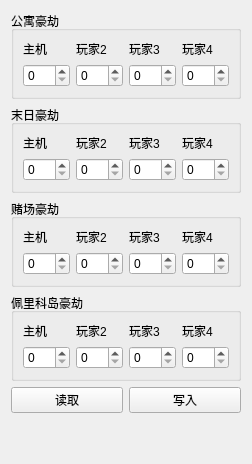
     <widget class="QWidget" name="tab_3">
      <attribute name="title">
       <string>分红</string>
      </attribute>
      <layout class="QGridLayout" name="gridLayout_10">
       <item row="0" column="0">
        <widget class="QGroupBox" name="groupBox">
         <property name="title">
          <string>公寓豪劫</string>
         </property>
         <layout class="QGridLayout" name="gridLayout">
          <item row="0" column="2">
           <layout class="QVBoxLayout" name="verticalLayout_3">
            <item>
             <widget class="QLabel" name="label_18">
              <property name="text">
               <string>玩家3</string>
              </property>
              <property name="buddy">
               <cstring>spinBox_playerCut3_apartmentHeist</cstring>
              </property>
             </widget>
            </item>
            <item>
             <widget class="QSpinBox" name="spinBox_playerCut3_apartmentHeist">
              <property name="suffix">
               <string/>
              </property>
              <property name="maximum">
               <number>100</number>
              </property>
              <property name="displayIntegerBase">
               <number>10</number>
              </property>
             </widget>
            </item>
           </layout>
          </item>
          <item row="0" column="1">
           <layout class="QVBoxLayout" name="verticalLayout_2">
            <item>
             <widget class="QLabel" name="label_15">
              <property name="text">
               <string>玩家2</string>
              </property>
              <property name="buddy">
               <cstring>spinBox_playerCut2_apartmentHeist</cstring>
              </property>
             </widget>
            </item>
            <item>
             <widget class="QSpinBox" name="spinBox_playerCut2_apartmentHeist">
              <property name="suffix">
               <string/>
              </property>
              <property name="maximum">
               <number>100</number>
              </property>
              <property name="displayIntegerBase">
               <number>10</number>
              </property>
             </widget>
            </item>
           </layout>
          </item>
          <item row="0" column="0">
           <layout class="QVBoxLayout" name="verticalLayout">
            <item>
             <widget class="QLabel" name="label_13">
              <property name="text">
               <string>主机</string>
              </property>
              <property name="buddy">
               <cstring>spinBox_playerCut1_apartmentHeist</cstring>
              </property>
             </widget>
            </item>
            <item>
             <widget class="QSpinBox" name="spinBox_playerCut1_apartmentHeist">
              <property name="enabled">
               <bool>true</bool>
              </property>
              <property name="wrapping">
               <bool>false</bool>
              </property>
              <property name="readOnly">
               <bool>false</bool>
              </property>
              <property name="keyboardTracking">
               <bool>true</bool>
              </property>
              <property name="showGroupSeparator" stdset="0">
               <bool>false</bool>
              </property>
              <property name="suffix">
               <string/>
              </property>
              <property name="maximum">
               <number>100</number>
              </property>
              <property name="stepType">
               <enum>QAbstractSpinBox::DefaultStepType</enum>
              </property>
              <property name="displayIntegerBase">
               <number>10</number>
              </property>
             </widget>
            </item>
           </layout>
          </item>
          <item row="0" column="3">
           <layout class="QVBoxLayout" name="verticalLayout_4">
            <item>
             <widget class="QLabel" name="label_19">
              <property name="text">
               <string>玩家4</string>
              </property>
              <property name="buddy">
               <cstring>spinBox_playerCut4_apartmentHeist</cstring>
              </property>
             </widget>
            </item>
            <item>
             <widget class="QSpinBox" name="spinBox_playerCut4_apartmentHeist">
              <property name="suffix">
               <string/>
              </property>
              <property name="maximum">
               <number>100</number>
              </property>
              <property name="displayIntegerBase">
               <number>10</number>
              </property>
             </widget>
            </item>
           </layout>
          </item>
         </layout>
        </widget>
       </item>
       <item row="1" column="0">
        <widget class="QGroupBox" name="groupBox_2">
         <property name="title">
          <string>末日豪劫</string>
         </property>
         <layout class="QGridLayout" name="gridLayout_7">
          <item row="0" column="1">
           <layout class="QVBoxLayout" name="verticalLayout_6">
            <item>
             <widget class="QLabel" name="label_29">
              <property name="text">
               <string>玩家2</string>
              </property>
              <property name="buddy">
               <cstring>spinBox_playerCut2_doomsdayHeist</cstring>
              </property>
             </widget>
            </item>
            <item>
             <widget class="QSpinBox" name="spinBox_playerCut2_doomsdayHeist">
              <property name="suffix">
               <string/>
              </property>
              <property name="maximum">
               <number>100</number>
              </property>
              <property name="displayIntegerBase">
               <number>10</number>
              </property>
             </widget>
            </item>
           </layout>
          </item>
          <item row="0" column="3">
           <layout class="QVBoxLayout" name="verticalLayout_8">
            <item>
             <widget class="QLabel" name="label_21">
              <property name="text">
               <string>玩家4</string>
              </property>
              <property name="buddy">
               <cstring>spinBox_playerCut4_doomsdayHeist</cstring>
              </property>
             </widget>
            </item>
            <item>
             <widget class="QSpinBox" name="spinBox_playerCut4_doomsdayHeist">
              <property name="suffix">
               <string/>
              </property>
              <property name="maximum">
               <number>100</number>
              </property>
              <property name="displayIntegerBase">
               <number>10</number>
              </property>
             </widget>
            </item>
           </layout>
          </item>
          <item row="0" column="0">
           <layout class="QVBoxLayout" name="verticalLayout_5">
            <item>
             <widget class="QLabel" name="label_20">
              <property name="text">
               <string>主机</string>
              </property>
              <property name="buddy">
               <cstring>spinBox_playerCut1_doomsdayHeist</cstring>
              </property>
             </widget>
            </item>
            <item>
             <widget class="QSpinBox" name="spinBox_playerCut1_doomsdayHeist">
              <property name="suffix">
               <string/>
              </property>
              <property name="maximum">
               <number>100</number>
              </property>
              <property name="displayIntegerBase">
               <number>10</number>
              </property>
             </widget>
            </item>
           </layout>
          </item>
          <item row="0" column="2">
           <layout class="QVBoxLayout" name="verticalLayout_7">
            <item>
             <widget class="QLabel" name="label_28">
              <property name="text">
               <string>玩家3</string>
              </property>
              <property name="buddy">
               <cstring>spinBox_playerCut3_doomsdayHeist</cstring>
              </property>
             </widget>
            </item>
            <item>
             <widget class="QSpinBox" name="spinBox_playerCut3_doomsdayHeist">
              <property name="suffix">
               <string/>
              </property>
              <property name="maximum">
               <number>100</number>
              </property>
              <property name="displayIntegerBase">
               <number>10</number>
              </property>
             </widget>
            </item>
           </layout>
          </item>
         </layout>
        </widget>
       </item>
       <item row="2" column="0">
        <widget class="QGroupBox" name="groupBox_3">
         <property name="title">
          <string>赌场豪劫</string>
         </property>
         <layout class="QGridLayout" name="gridLayout_8">
          <item row="0" column="1">
           <layout class="QVBoxLayout" name="verticalLayout_10">
            <item>
             <widget class="QLabel" name="label_33">
              <property name="text">
               <string>玩家2</string>
              </property>
              <property name="buddy">
               <cstring>spinBox_playerCut2_casinoHeist</cstring>
              </property>
             </widget>
            </item>
            <item>
             <widget class="QSpinBox" name="spinBox_playerCut2_casinoHeist">
              <property name="suffix">
               <string/>
              </property>
              <property name="maximum">
               <number>100</number>
              </property>
              <property name="displayIntegerBase">
               <number>10</number>
              </property>
             </widget>
            </item>
           </layout>
          </item>
          <item row="0" column="2">
           <layout class="QVBoxLayout" name="verticalLayout_11">
            <item>
             <widget class="QLabel" name="label_32">
              <property name="text">
               <string>玩家3</string>
              </property>
              <property name="buddy">
               <cstring>spinBox_playerCut3_casinoHeist</cstring>
              </property>
             </widget>
            </item>
            <item>
             <widget class="QSpinBox" name="spinBox_playerCut3_casinoHeist">
              <property name="suffix">
               <string/>
              </property>
              <property name="maximum">
               <number>100</number>
              </property>
              <property name="displayIntegerBase">
               <number>10</number>
              </property>
             </widget>
            </item>
           </layout>
          </item>
          <item row="0" column="3">
           <layout class="QVBoxLayout" name="verticalLayout_12">
            <item>
             <widget class="QLabel" name="label_31">
              <property name="text">
               <string>玩家4</string>
              </property>
              <property name="buddy">
               <cstring>spinBox_playerCut4_casinoHeist</cstring>
              </property>
             </widget>
            </item>
            <item>
             <widget class="QSpinBox" name="spinBox_playerCut4_casinoHeist">
              <property name="suffix">
               <string/>
              </property>
              <property name="maximum">
               <number>100</number>
              </property>
              <property name="displayIntegerBase">
               <number>10</number>
              </property>
             </widget>
            </item>
           </layout>
          </item>
          <item row="0" column="0">
           <layout class="QVBoxLayout" name="verticalLayout_9">
            <item>
             <widget class="QLabel" name="label_30">
              <property name="text">
               <string>主机</string>
              </property>
              <property name="buddy">
               <cstring>spinBox_playerCut1_casinoHeist</cstring>
              </property>
             </widget>
            </item>
            <item>
             <widget class="QSpinBox" name="spinBox_playerCut1_casinoHeist">
              <property name="suffix">
               <string/>
              </property>
              <property name="maximum">
               <number>100</number>
              </property>
              <property name="displayIntegerBase">
               <number>10</number>
              </property>
             </widget>
            </item>
           </layout>
          </item>
         </layout>
        </widget>
       </item>
       <item row="3" column="0">
        <widget class="QGroupBox" name="groupBox_4">
         <property name="title">
          <string>佩里科岛豪劫</string>
         </property>
         <layout class="QGridLayout" name="gridLayout_9">
          <item row="0" column="2">
           <layout class="QVBoxLayout" name="verticalLayout_15">
            <item>
             <widget class="QLabel" name="label_36">
              <property name="text">
               <string>玩家3</string>
              </property>
              <property name="buddy">
               <cstring>spinBox_playerCut3_pericoHeist</cstring>
              </property>
             </widget>
            </item>
            <item>
             <widget class="QSpinBox" name="spinBox_playerCut3_pericoHeist">
              <property name="suffix">
               <string/>
              </property>
              <property name="maximum">
               <number>100</number>
              </property>
              <property name="displayIntegerBase">
               <number>10</number>
              </property>
             </widget>
            </item>
           </layout>
          </item>
          <item row="0" column="0">
           <layout class="QVBoxLayout" name="verticalLayout_13">
            <item>
             <widget class="QLabel" name="label_34">
              <property name="text">
               <string>主机</string>
              </property>
              <property name="buddy">
               <cstring>spinBox_playerCut1_pericoHeist</cstring>
              </property>
             </widget>
            </item>
            <item>
             <widget class="QSpinBox" name="spinBox_playerCut1_pericoHeist">
              <property name="suffix">
               <string/>
              </property>
              <property name="maximum">
               <number>100</number>
              </property>
              <property name="displayIntegerBase">
               <number>10</number>
              </property>
             </widget>
            </item>
           </layout>
          </item>
          <item row="0" column="1">
           <layout class="QVBoxLayout" name="verticalLayout_14">
            <item>
             <widget class="QLabel" name="label_37">
              <property name="text">
               <string>玩家2</string>
              </property>
              <property name="buddy">
               <cstring>spinBox_playerCut2_pericoHeist</cstring>
              </property>
             </widget>
            </item>
            <item>
             <widget class="QSpinBox" name="spinBox_playerCut2_pericoHeist">
              <property name="suffix">
               <string/>
              </property>
              <property name="maximum">
               <number>100</number>
              </property>
              <property name="displayIntegerBase">
               <number>10</number>
              </property>
             </widget>
            </item>
           </layout>
          </item>
          <item row="0" column="3">
           <layout class="QVBoxLayout" name="verticalLayout_16">
            <item>
             <widget class="QLabel" name="label_35">
              <property name="text">
               <string>玩家4</string>
              </property>
              <property name="buddy">
               <cstring>spinBox_playerCut4_pericoHeist</cstring>
              </property>
             </widget>
            </item>
            <item>
             <widget class="QSpinBox" name="spinBox_playerCut4_pericoHeist">
              <property name="suffix">
               <string/>
              </property>
              <property name="maximum">
               <number>100</number>
              </property>
              <property name="displayIntegerBase">
               <number>10</number>
              </property>
             </widget>
            </item>
           </layout>
          </item>
         </layout>
        </widget>
       </item>
       <item row="4" column="0">
        <layout class="QGridLayout" name="gridLayout_4">
         <item row="0" column="0">
          <widget class="QPushButton" name="pushButton_readCut">
           <property name="text">
            <string>读取</string>
           </property>
          </widget>
         </item>
         <item row="0" column="1">
          <widget class="QPushButton" name="pushButton_writeCut">
           <property name="text">
            <string>写入</string>
           </property>
          </widget>
         </item>
        </layout>
       </item>
       <item row="5" column="0">
        <spacer name="verticalSpacer_2">
         <property name="orientation">
          <enum>Qt::Vertical</enum>
         </property>
         <property name="sizeHint" stdset="0">
          <size>
           <width>20</width>
           <height>40</height>
          </size>
         </property>
        </spacer>
       </item>
      </layout>
     </widget>
